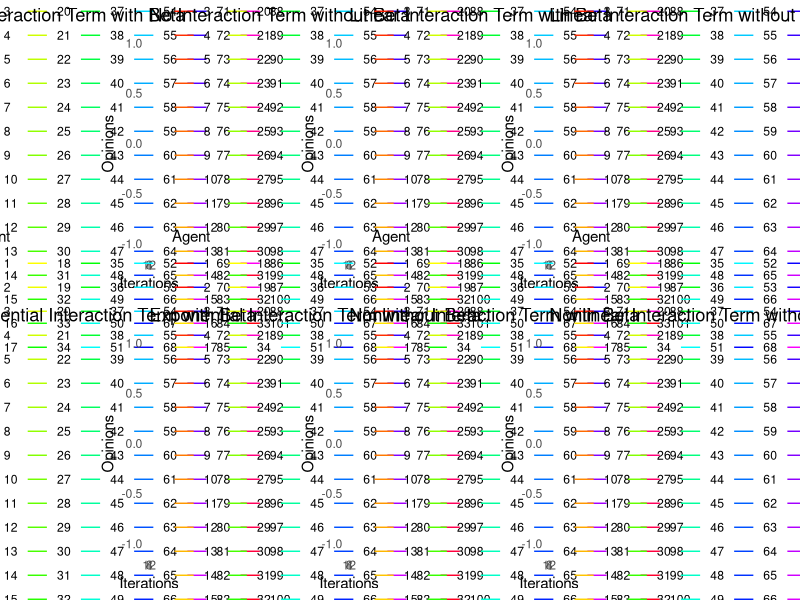

Source code (R):
#
# Author: Michael Issa
# Date: 11/30/2023
#

# Load necessary libraries
library(ggplot2)
library(gridExtra)

# Set global parameters
R <- 15 # Number of rounds of the simulation
N <- 100 # Number of agents
ConfidenceInterval <- 0.1
RightBias <- 0.0
ConfidenceIntervalLeft <- ConfidenceInterval * exp(-RightBias)
ConfidenceIntervalRight <- ConfidenceInterval * exp(RightBias)
sigma <- 0.05 # Noise SD
alpha_linear <- 0.1 # Linear weight term
alpha_exp <- 0.05 # Exponential weight term
alpha_nonlinear <- 0.1 # Non-linear weight term
beta <- 0.5 #

# Function to simulate Hegselmann-Krause dynamics for one round
simulateRound <- function(currentOpinions, interactionTermFn, useBeta = TRUE) {
  # Initialize a vector for new opinions
  newOpinions <- numeric(N + 1)
  
  # Loop through each agent
  for (agent in 1:(N + 1)) {
    currentOpinion <- currentOpinions[agent]
    
    # Identify neighbors to the left and right within confidence intervals
    peersLeft <- which(currentOpinions > currentOpinion & currentOpinions <= currentOpinion + ConfidenceIntervalLeft)
    peersRight <- which(currentOpinions < currentOpinion & currentOpinions >= currentOpinion - ConfidenceIntervalRight)
    
    # Combine current agent's opinion with neighbors' opinions
    neighborhoodOpinions <- c(currentOpinion, currentOpinions[peersLeft], currentOpinions[peersRight])
    
    # Calculate interaction term using specified function
    interactionTerm <- interactionTermFn(neighborhoodOpinions, useBeta)
    
    # Update agent's opinion based on the interaction term and noise
    newOpinion <- mean(neighborhoodOpinions) + interactionTerm + rnorm(1, mean = 0, sd = sigma)
    newOpinion <- pmax(-1, pmin(1, newOpinion))    
    newOpinions[agent] <- newOpinion
  }
  
  return(newOpinions)
}

# Interaction term functions
interaction_linear <- function(neighborhoodOpinions, useBeta) {
  # Calculate linear interaction term based on neighbors' opinions and beta
  if (useBeta) {
    return(alpha_linear * sum(beta * neighborhoodOpinions) / length(neighborhoodOpinions))
  } else {
    return(alpha_linear * sum(neighborhoodOpinions) / length(neighborhoodOpinions))
  }
}

interaction_noInteraction <- function(neighborhoodOpinions, useBeta) {
  # Calculate interaction term without considering specific interaction function
  if (useBeta) {
    return(mean(c(beta * neighborhoodOpinions, neighborhoodOpinions)))
  } else {
    return(mean(neighborhoodOpinions))
  }
}

interaction_exponential <- function(neighborhoodOpinions, useBeta) {
  # Calculate exponential interaction term based on neighbors' opinions and beta
  if (useBeta) {
    return(alpha_exp * sum(beta * exp(neighborhoodOpinions)) / length(neighborhoodOpinions))
  } else {
    return(alpha_exp * sum(exp(neighborhoodOpinions)) / length(neighborhoodOpinions))
  }
}

interaction_nonlinear <- function(neighborhoodOpinions, useBeta) {
  # Calculate nonlinear interaction term based on neighbors' opinions and beta
  if (useBeta) {
    return(alpha_nonlinear * sum(beta * sqrt(neighborhoodOpinions)) / length(neighborhoodOpinions))
  } else {
    return(alpha_nonlinear * sum(sqrt(neighborhoodOpinions)) / length(neighborhoodOpinions))
  }
}

# Function to run simulations and create plots
runSimulationAndPlot <- function(interactionTermFn, title, useBeta = TRUE) {
  # Initialize a matrix to store opinions over rounds
  opinionsHistory <- matrix(data = NA, nrow = R, ncol = N + 1)
  opinionsHistory[1, ] <- seq(from = -1, to = 1, by = 2 / N)
  
  # Loop through rounds and simulate opinions
  for (round in 2:R) {
    opinionsHistory[round, ] <- simulateRound(opinionsHistory[round - 1, ], interactionTermFn, useBeta)
  }
  
  # Create a plot for the simulation results
  plot <- ggplot(data.frame(Round = rep(1:round, each = (N + 1)), 
                            Opinion = as.vector(t(opinionsHistory[1:round, ])), 
                            Agent = as.factor(rep(1:(N + 1), times = round))), 
                 aes(x = Round, y = Opinion, group = Agent, colour = Agent)) +
    geom_line(size = 0.5) +
    scale_color_manual(values = rainbow(N + 1)) +
    ggtitle(title) +
    labs(x = "Iterations", y = "Opinions") +
    theme_minimal()
  
  return(plot)
}

# Run simulations and create plots for different interaction terms and beta settings
plot_linear_withBeta <- runSimulationAndPlot(interactionTermFn = interaction_linear, title = "Linear Interaction Term with Beta")
plot_noInteraction_withBeta <- runSimulationAndPlot(interactionTermFn = interaction_noInteraction, title = "No Interaction Term with Beta")
plot_exponential_withBeta <- runSimulationAndPlot(interactionTermFn = interaction_exponential, title = "Exponential Interaction Term with Beta")
plot_nonlinear_withBeta <- runSimulationAndPlot(interactionTermFn = interaction_nonlinear, title = "Nonlinear Interaction Term with Beta")

plot_linear_noBeta <- runSimulationAndPlot(interactionTermFn = interaction_linear, title = "Linear Interaction Term without Beta", useBeta = FALSE)
plot_noInteraction_noBeta <- runSimulationAndPlot(interactionTermFn = interaction_noInteraction, title = "No Interaction Term without Beta", useBeta = FALSE)
plot_exponential_noBeta <- runSimulationAndPlot(interactionTermFn = interaction_exponential, title = "Exponential Interaction Term without Beta", useBeta = FALSE)
plot_nonlinear_noBeta <- runSimulationAndPlot(interactionTermFn = interaction_nonlinear, title = "Nonlinear Interaction Term without Beta", useBeta = FALSE)

# Combine the main plot with the interaction function plot
combined_plot <- grid.arrange(
  arrangeGrob(
    plot_noInteraction_withBeta, plot_noInteraction_noBeta,
    plot_linear_withBeta, plot_linear_noBeta,
    plot_exponential_withBeta, plot_exponential_noBeta,
    plot_nonlinear_withBeta, plot_nonlinear_noBeta,
    ncol = 4
  )
)

# Show the combined plot
print(combined_plot)

